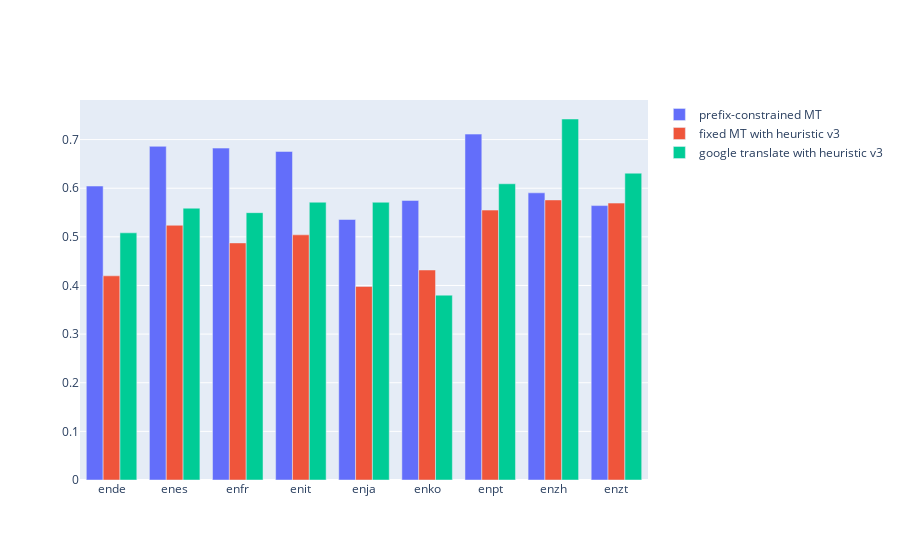

Source (notebook cell):
### Code cell
# noexport

import plotly.graph_objects as go

fig = go.Figure(data=[
    #go.Bar(name='no MT, 5 src syn for each word', x=langpair_list, y=[langpair_to_num_src_trg_synonyms_nomt_to_accuracy[lang][(5, 0)] for lang in langpair_list]),
    go.Bar(name='prefix-constrained MT', x=langpair_list, y=[lang_to_baseline_accuracy[lang] for lang in langpair_list]),
    #go.Bar(name='prefix-constrained MT, plus 5 src syn for each word', x=langpair_list, y=[langpair_to_num_src_trg_synonyms_prefix_nextword_to_accuracy[lang][(5,0)] for lang in langpair_list]),
    #go.Bar(name='prefix-constrained MT, plus 5 trg syn for *next* word', x=langpair_list, y=[langpair_to_num_src_trg_synonyms_prefix_nextword_to_accuracy[lang][(0,5)] for lang in langpair_list]),
    #go.Bar(name='prefix-constrained MT, plus 5 src syn for each word + 5 trg syn for each word', x=langpair_list, y=[langpair_to_num_src_trg_synonyms_prefix_oracle_allsyn_to_accuracy[lang][(5,5)] for lang in langpair_list]),
    #go.Bar(name='prefix-constrained MT with oracle', x=langpair_list, y=[lang_to_baseline_accuracy_with_oracle[lang] for lang in langpair_list]),
    #go.Bar(name='prefix-constrained MT with oracle, plus 5 src syn for each word', x=langpair_list, y=[langpair_to_num_src_trg_synonyms_prefix_oracle_to_accuracy[lang][(5,0)] for lang in langpair_list]),
    #go.Bar(name='prefix-constrained MT with oracle, plus 5 trg syn for *next* word', x=langpair_list, y=[langpair_to_num_src_trg_synonyms_prefix_oracle_to_accuracy[lang][(0,5)] for lang in langpair_list]),
    #go.Bar(name='prefix-constrained MT with oracle, plus 5 src syn for each word + 5 trg syn for each word', x=langpair_list, y=[langpair_to_num_src_trg_synonyms_prefix_oracle_allsyn_to_accuracy[lang][(5,5)] for lang in langpair_list]),
    go.Bar(name='fixed MT with heuristic v3', x=langpair_list, y=[langpair_to_lilt_fixedmt_heuristic_v3_accuracy[lang] for lang in langpair_list]),
    #go.Bar(name='fixed MT with oracle', x=langpair_list, y=[langpair_to_oracle_accuracy[lang] for lang in langpair_list]),
    #go.Bar(name='fixed MT with oracle, plus 5 src syn for each word', x=langpair_list, y=[langpair_to_num_src_trg_synonyms_to_accuracy[lang][(5,0)] for lang in langpair_list]),
    #go.Bar(name='fixed MT with oracle, plus 5 trg syn for each word', x=langpair_list, y=[langpair_to_num_src_trg_synonyms_to_accuracy[lang][(0,5)] for lang in langpair_list]),
    #go.Bar(name='fixed MT with oracle, plus 5 src syn + 5 trg syn for each word', x=langpair_list, y=[langpair_to_num_src_trg_synonyms_to_accuracy[lang][(5,5)] for lang in langpair_list]),
    #go.Bar(name='google translate with oracle', x=langpair_list, y=[lang_to_google_translate_accuracy_with_oracle[lang] for lang in langpair_list]),
    #go.Bar(name='google translate with heuristic', x=langpair_list, y=[langpair_to_google_heuristic_accuracy[lang] for lang in langpair_list]),
    #go.Bar(name='google translate with heuristic v2', x=langpair_list, y=[langpair_to_google_heuristic_v2_accuracy[lang] for lang in langpair_list]),
    #go.Bar(name='google translate with heuristic v3', x=langpair_list, y=[langpair_to_google_heuristic_v3_accuracy[lang] for lang in langpair_list]),
    go.Bar(name='google translate with heuristic v3', x=langpair_list, y=[langpair_to_google_heuristic_v3_accuracy[lang] for lang in langpair_list]),
    #go.Bar(name='google translate with oracle', x=langpair_list, y=[langpair_to_num_src_trg_synonyms_googtrans_to_accuracy[lang][(0,0)] for lang in langpair_list]),
    #go.Bar(name='google translate with oracle, plus 5 src syn for each word', x=langpair_list, y=[langpair_to_num_src_trg_synonyms_googtrans_to_accuracy[lang][(5,0)] for lang in langpair_list]),
    #go.Bar(name='google translate with oracle, plus 5 trg syn for each word', x=langpair_list, y=[langpair_to_num_src_trg_synonyms_googtrans_to_accuracy[lang][(0,5)] for lang in langpair_list]),
    #go.Bar(name='google translate with oracle, plus 5 src syn + 5 trg syn for each word', x=langpair_list, y=[langpair_to_num_src_trg_synonyms_googtrans_to_accuracy[lang][(5,5)] for lang in langpair_list]),
])
# Change the bar mode
fig.update_layout(barmode='group')
fig.show()

### Figure 1 — Plotly figure (JSON) as saved in the notebook; plotly's stock layout.template omitted (floating-point values rounded to 4 significant figures)
{"data": [{"name": "prefix-constrained MT", "type": "bar", "x": ["ende", "enes", "enfr", "enit", "enja", "enko", "enpt", "enzh", "enzt"], "y": [0.6045, 0.6861, 0.6825, 0.6756, 0.5356, 0.5749, 0.7112, 0.5905, 0.5643]}, {"name": "fixed MT with heuristic v3", "type": "bar", "x": ["ende", "enes", "enfr", "enit", "enja", "enko", "enpt", "enzh", "enzt"], "y": [0.4198, 0.5238, 0.4875, 0.5041, 0.3981, 0.4318, 0.555, 0.5759, 0.5693]}, {"name": "google translate with heuristic v3", "type": "bar", "x": ["ende", "enes", "enfr", "enit", "enja", "enko", "enpt", "enzh", "enzt"], "y": [0.5082, 0.5589, 0.5497, 0.5712, 0.5712, 0.3801, 0.6091, 0.7423, 0.6309]}], "layout": {"barmode": "group"}}
